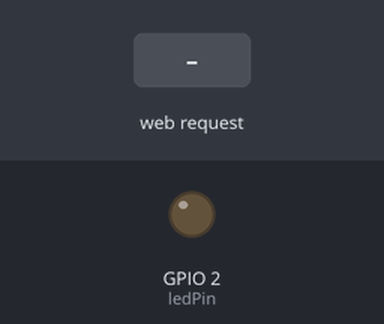
This program was run on a simulated ESP32. Parts: output pins drawn as LEDs (lit = HIGH). The inputs (shaded band) are chosen by the test bench. WiFi joins after 1.5 s; servers stay silent unless stated; what the program prints to the serial monitor is not drawn.

Above: at 2.7 s.
2.8 s: HTTP request GET /toggle received
At 3.4 s:
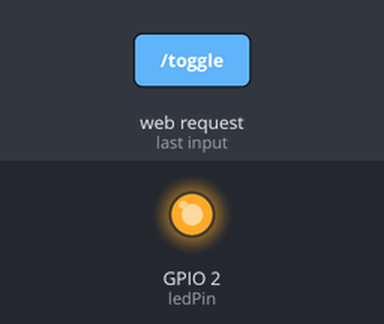
Timing chart, 0 to 5.8 s (numbered marks = the images above; inputs shaded):
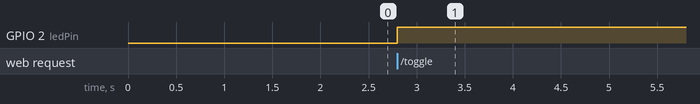

The program:

main.cpp
```cpp
#include <Arduino.h>
#include <WiFi.h>
#include <WebServer.h>

// Replace with your WiFi credentials
const char* ssid = "Tenda_1EBFF0";
const char* password = "kasapulamaccount";

WebServer server(80);
const int ledPin = 2;

const char index_html[] PROGMEM = R"rawliteral(
<!DOCTYPE html>
<html>
<head>
  <title>ESP32 Web Server</title>
  <meta name="viewport" content="width=device-width, initial-scale=1">
</head>
<body>
  <h1>Hello from ESP32!</h1>
  <p>LED is <span id="state">%STATE%</span></p>
  <button onclick="toggleLED()">Toggle LED</button>
  <script>
    function toggleLED() {
      fetch('/toggle')
        .then(response => response.text())
        .then(data => { location.reload(); });
    }
  </script>
</body>
</html>
)rawliteral";

void handleRoot() {
  String html = index_html;
  html.replace("%STATE%", digitalRead(ledPin) ? "ON" : "OFF");
  server.send(200, "text/html", html);
}

void handleToggle() {
  digitalWrite(ledPin, !digitalRead(ledPin));
  server.send(200, "text/plain", "OK");
}

void setup() {
  Serial.begin(115200);
  pinMode(ledPin, OUTPUT);
  digitalWrite(ledPin, LOW);

  Serial.print("Connecting to WiFi");
  WiFi.begin(ssid, password);
  while (WiFi.status() != WL_CONNECTED) {
    delay(500);
    Serial.print(".");
  }
  Serial.println("\nConnected! IP address: ");
  Serial.println(WiFi.localIP());

  server.on("/", handleRoot);
  server.on("/toggle", handleToggle);
  server.begin();
  Serial.println("HTTP server started");
}

void loop() {
  server.handleClient();
}
```

Measured:
- after the input at 2.8 s, GPIO 2 (ledPin): LOW → HIGH at once
